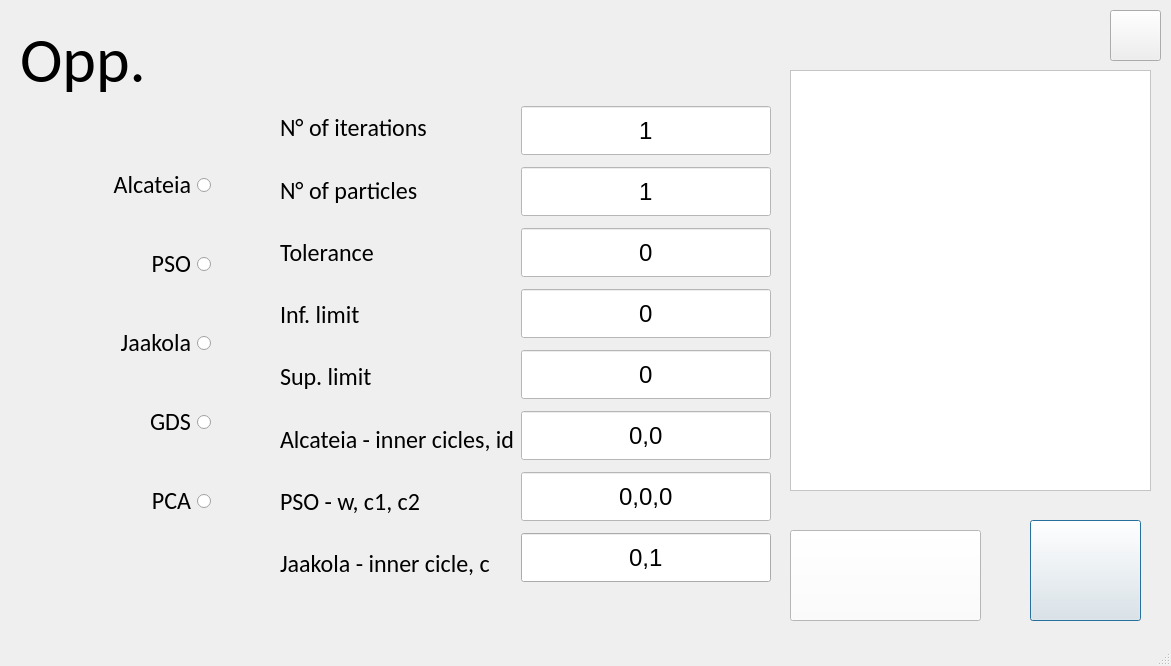
<?xml version="1.0" encoding="UTF-8"?>
<ui version="4.0">
 <class>MainWindow</class>
 <widget class="QMainWindow" name="MainWindow">
  <property name="enabled">
   <bool>true</bool>
  </property>
  <property name="geometry">
   <rect>
    <x>0</x>
    <y>0</y>
    <width>1171</width>
    <height>666</height>
   </rect>
  </property>
  <property name="windowTitle">
   <string>MainWindow</string>
  </property>
  <property name="windowIcon">
   <iconset>
    <selectedon>:/icons_images/icons/opp_icon.png</selectedon>
   </iconset>
  </property>
  <property name="tabShape">
   <enum>QTabWidget::Rounded</enum>
  </property>
  <widget class="QWidget" name="centralwidget">
   <widget class="QLabel" name="Opp_title">
    <property name="geometry">
     <rect>
      <x>20</x>
      <y>0</y>
      <width>181</width>
      <height>121</height>
     </rect>
    </property>
    <property name="font">
     <font>
      <family>Calibri</family>
      <pointsize>48</pointsize>
      <weight>50</weight>
      <bold>false</bold>
     </font>
    </property>
    <property name="text">
     <string>Opp.</string>
    </property>
   </widget>
   <widget class="QPushButton" name="help_button">
    <property name="geometry">
     <rect>
      <x>1110</x>
      <y>10</y>
      <width>51</width>
      <height>51</height>
     </rect>
    </property>
    <property name="styleSheet">
     <string notr="true">border-image: url(:/icons_images/icons/help_button.png);</string>
    </property>
    <property name="text">
     <string/>
    </property>
   </widget>
   <widget class="QTextEdit" name="console">
    <property name="geometry">
     <rect>
      <x>790</x>
      <y>70</y>
      <width>361</width>
      <height>421</height>
     </rect>
    </property>
    <property name="styleSheet">
     <string notr="true">background-color: rgb(255, 255, 255);</string>
    </property>
   </widget>
   <widget class="QPushButton" name="edit_function_button">
    <property name="geometry">
     <rect>
      <x>790</x>
      <y>530</y>
      <width>191</width>
      <height>91</height>
     </rect>
    </property>
    <property name="acceptDrops">
     <bool>false</bool>
    </property>
    <property name="styleSheet">
     <string notr="true">background-color: rgb(255, 255, 255);
border-image: url(:/icons_images/icons/edit_function_icon.png);</string>
    </property>
    <property name="text">
     <string/>
    </property>
   </widget>
   <widget class="QPushButton" name="play_button">
    <property name="geometry">
     <rect>
      <x>1030</x>
      <y>520</y>
      <width>111</width>
      <height>101</height>
     </rect>
    </property>
    <property name="mouseTracking">
     <bool>false</bool>
    </property>
    <property name="styleSheet">
     <string notr="true">border-image: url(:/icons_images/icons/start_button.png);</string>
    </property>
    <property name="text">
     <string/>
    </property>
    <property name="default">
     <bool>true</bool>
    </property>
   </widget>
   <widget class="QWidget" name="verticalLayoutWidget_4">
    <property name="geometry">
     <rect>
      <x>10</x>
      <y>130</y>
      <width>201</width>
      <height>431</height>
     </rect>
    </property>
    <property name="font">
     <font>
      <family>Calibri</family>
      <pointsize>18</pointsize>
     </font>
    </property>
    <layout class="QVBoxLayout" name="verticalLayout_4">
     <item>
      <widget class="QRadioButton" name="alcateia">
       <property name="font">
        <font>
         <family>Calibri</family>
         <pointsize>18</pointsize>
        </font>
       </property>
       <property name="acceptDrops">
        <bool>false</bool>
       </property>
       <property name="toolTip">
        <string/>
       </property>
       <property name="layoutDirection">
        <enum>Qt::RightToLeft</enum>
       </property>
       <property name="text">
        <string>Alcateia</string>
       </property>
       <property name="autoExclusive">
        <bool>false</bool>
       </property>
      </widget>
     </item>
     <item>
      <widget class="QRadioButton" name="pso">
       <property name="font">
        <font>
         <family>Calibri</family>
         <pointsize>18</pointsize>
        </font>
       </property>
       <property name="acceptDrops">
        <bool>false</bool>
       </property>
       <property name="layoutDirection">
        <enum>Qt::RightToLeft</enum>
       </property>
       <property name="text">
        <string>PSO</string>
       </property>
       <property name="autoExclusive">
        <bool>false</bool>
       </property>
      </widget>
     </item>
     <item>
      <widget class="QRadioButton" name="jaakola">
       <property name="font">
        <font>
         <family>Calibri</family>
         <pointsize>18</pointsize>
        </font>
       </property>
       <property name="acceptDrops">
        <bool>false</bool>
       </property>
       <property name="layoutDirection">
        <enum>Qt::RightToLeft</enum>
       </property>
       <property name="text">
        <string>Jaakola</string>
       </property>
       <property name="autoExclusive">
        <bool>false</bool>
       </property>
      </widget>
     </item>
     <item>
      <widget class="QRadioButton" name="grad_desc_stoc">
       <property name="font">
        <font>
         <family>Calibri</family>
         <pointsize>18</pointsize>
        </font>
       </property>
       <property name="acceptDrops">
        <bool>false</bool>
       </property>
       <property name="layoutDirection">
        <enum>Qt::RightToLeft</enum>
       </property>
       <property name="text">
        <string>GDS</string>
       </property>
       <property name="autoExclusive">
        <bool>false</bool>
       </property>
      </widget>
     </item>
     <item>
      <widget class="QRadioButton" name="pca">
       <property name="font">
        <font>
         <family>Calibri</family>
         <pointsize>18</pointsize>
        </font>
       </property>
       <property name="acceptDrops">
        <bool>false</bool>
       </property>
       <property name="layoutDirection">
        <enum>Qt::RightToLeft</enum>
       </property>
       <property name="text">
        <string>PCA</string>
       </property>
       <property name="autoExclusive">
        <bool>false</bool>
       </property>
      </widget>
     </item>
    </layout>
   </widget>
   <widget class="QWidget" name="horizontalLayoutWidget">
    <property name="geometry">
     <rect>
      <x>280</x>
      <y>100</y>
      <width>491</width>
      <height>492</height>
     </rect>
    </property>
    <property name="minimumSize">
     <size>
      <width>0</width>
      <height>49</height>
     </size>
    </property>
    <property name="font">
     <font>
      <pointsize>18</pointsize>
     </font>
    </property>
    <layout class="QHBoxLayout" name="horizontalLayout">
     <item>
      <layout class="QVBoxLayout" name="verticalLayout_2">
       <item>
        <widget class="QLabel" name="iterations_lb">
         <property name="font">
          <font>
           <family>Calibri</family>
           <pointsize>18</pointsize>
          </font>
         </property>
         <property name="text">
          <string>N° of iterations</string>
         </property>
        </widget>
       </item>
       <item>
        <widget class="QLabel" name="particles_lb">
         <property name="font">
          <font>
           <family>Calibri</family>
           <pointsize>18</pointsize>
          </font>
         </property>
         <property name="text">
          <string>N° of particles</string>
         </property>
        </widget>
       </item>
       <item>
        <widget class="QLabel" name="tolerance_lb">
         <property name="font">
          <font>
           <family>Calibri</family>
           <pointsize>18</pointsize>
          </font>
         </property>
         <property name="text">
          <string>Tolerance</string>
         </property>
        </widget>
       </item>
       <item>
        <widget class="QLabel" name="inf_limit_lb">
         <property name="font">
          <font>
           <family>Calibri</family>
           <pointsize>18</pointsize>
          </font>
         </property>
         <property name="text">
          <string>Inf. limit</string>
         </property>
        </widget>
       </item>
       <item>
        <widget class="QLabel" name="sup_limit_lb">
         <property name="font">
          <font>
           <family>Calibri</family>
           <pointsize>18</pointsize>
          </font>
         </property>
         <property name="text">
          <string>Sup. limit</string>
         </property>
        </widget>
       </item>
       <item>
        <widget class="QLabel" name="alcateia_only_lb">
         <property name="font">
          <font>
           <family>Calibri</family>
           <pointsize>18</pointsize>
          </font>
         </property>
         <property name="text">
          <string>Alcateia - inner cicles, id</string>
         </property>
        </widget>
       </item>
       <item>
        <widget class="QLabel" name="pso_only_lb">
         <property name="font">
          <font>
           <family>Calibri</family>
           <pointsize>18</pointsize>
          </font>
         </property>
         <property name="text">
          <string>PSO - w, c1, c2</string>
         </property>
        </widget>
       </item>
       <item>
        <widget class="QLabel" name="label">
         <property name="font">
          <font>
           <family>Calibri</family>
          </font>
         </property>
         <property name="text">
          <string>Jaakola - inner cicle, c</string>
         </property>
        </widget>
       </item>
      </layout>
     </item>
     <item>
      <layout class="QVBoxLayout" name="verticalLayout_3">
       <item>
        <widget class="QLineEdit" name="n_iterations">
         <property name="minimumSize">
          <size>
           <width>0</width>
           <height>49</height>
          </size>
         </property>
         <property name="font">
          <font>
           <pointsize>18</pointsize>
          </font>
         </property>
         <property name="styleSheet">
          <string notr="true">background-color: rgb(255, 255, 255);</string>
         </property>
         <property name="text">
          <string>1</string>
         </property>
         <property name="alignment">
          <set>Qt::AlignCenter</set>
         </property>
        </widget>
       </item>
       <item>
        <widget class="QLineEdit" name="n_particles">
         <property name="minimumSize">
          <size>
           <width>0</width>
           <height>49</height>
          </size>
         </property>
         <property name="font">
          <font>
           <pointsize>18</pointsize>
          </font>
         </property>
         <property name="styleSheet">
          <string notr="true">background-color: rgb(255, 255, 255);</string>
         </property>
         <property name="text">
          <string>1</string>
         </property>
         <property name="alignment">
          <set>Qt::AlignCenter</set>
         </property>
        </widget>
       </item>
       <item>
        <widget class="QLineEdit" name="n_tolerance">
         <property name="minimumSize">
          <size>
           <width>0</width>
           <height>49</height>
          </size>
         </property>
         <property name="font">
          <font>
           <pointsize>18</pointsize>
          </font>
         </property>
         <property name="styleSheet">
          <string notr="true">background-color: rgb(255, 255, 255);</string>
         </property>
         <property name="text">
          <string>0</string>
         </property>
         <property name="alignment">
          <set>Qt::AlignCenter</set>
         </property>
        </widget>
       </item>
       <item>
        <widget class="QLineEdit" name="vector_inf_limit">
         <property name="minimumSize">
          <size>
           <width>0</width>
           <height>49</height>
          </size>
         </property>
         <property name="font">
          <font>
           <pointsize>18</pointsize>
          </font>
         </property>
         <property name="styleSheet">
          <string notr="true">background-color: rgb(255, 255, 255);</string>
         </property>
         <property name="text">
          <string>0</string>
         </property>
         <property name="alignment">
          <set>Qt::AlignCenter</set>
         </property>
        </widget>
       </item>
       <item>
        <widget class="QLineEdit" name="vector_sup_limit">
         <property name="minimumSize">
          <size>
           <width>0</width>
           <height>49</height>
          </size>
         </property>
         <property name="font">
          <font>
           <pointsize>18</pointsize>
          </font>
         </property>
         <property name="styleSheet">
          <string notr="true">background-color: rgb(255, 255, 255);</string>
         </property>
         <property name="text">
          <string>0</string>
         </property>
         <property name="alignment">
          <set>Qt::AlignCenter</set>
         </property>
        </widget>
       </item>
       <item>
        <widget class="QLineEdit" name="vector_alcateia_only">
         <property name="minimumSize">
          <size>
           <width>0</width>
           <height>49</height>
          </size>
         </property>
         <property name="font">
          <font>
           <pointsize>18</pointsize>
          </font>
         </property>
         <property name="styleSheet">
          <string notr="true">background-color: rgb(255, 255, 255);</string>
         </property>
         <property name="text">
          <string>0,0</string>
         </property>
         <property name="alignment">
          <set>Qt::AlignCenter</set>
         </property>
        </widget>
       </item>
       <item>
        <widget class="QLineEdit" name="vector_pso_only">
         <property name="minimumSize">
          <size>
           <width>0</width>
           <height>49</height>
          </size>
         </property>
         <property name="font">
          <font>
           <pointsize>18</pointsize>
          </font>
         </property>
         <property name="styleSheet">
          <string notr="true">background-color: rgb(255, 255, 255);</string>
         </property>
         <property name="text">
          <string>0,0,0</string>
         </property>
         <property name="alignment">
          <set>Qt::AlignCenter</set>
         </property>
        </widget>
       </item>
       <item>
        <widget class="QLineEdit" name="vector_lj_only">
         <property name="minimumSize">
          <size>
           <width>0</width>
           <height>49</height>
          </size>
         </property>
         <property name="text">
          <string>0,1</string>
         </property>
         <property name="alignment">
          <set>Qt::AlignCenter</set>
         </property>
        </widget>
       </item>
      </layout>
     </item>
    </layout>
   </widget>
  </widget>
  <widget class="QMenuBar" name="menubar">
   <property name="geometry">
    <rect>
     <x>0</x>
     <y>0</y>
     <width>1171</width>
     <height>31</height>
    </rect>
   </property>
  </widget>
  <widget class="QStatusBar" name="statusbar"/>
 </widget>
 <resources>
  <include location="icon.qrc"/>
 </resources>
 <connections/>
</ui>
